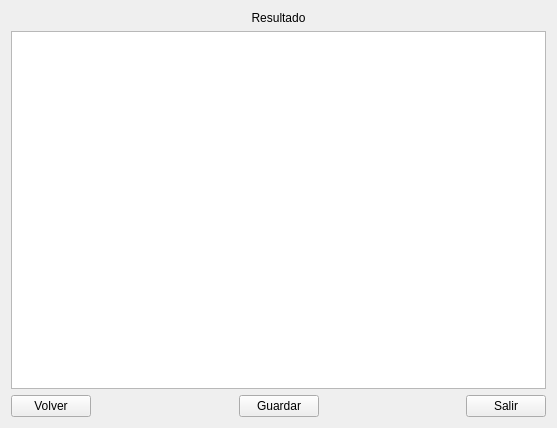
<?xml version="1.0" encoding="UTF-8"?>
<ui version="4.0">
 <class>ResultView</class>
 <widget class="QWidget" name="ResultView">
  <property name="geometry">
   <rect>
    <x>0</x>
    <y>0</y>
    <width>557</width>
    <height>428</height>
   </rect>
  </property>
  <property name="windowTitle">
   <string>Form</string>
  </property>
  <layout class="QVBoxLayout" name="verticalLayout">
   <item>
    <widget class="QLabel" name="label">
     <property name="text">
      <string>Resultado</string>
     </property>
     <property name="alignment">
      <set>Qt::AlignCenter</set>
     </property>
    </widget>
   </item>
   <item>
    <widget class="QTableView" name="resMatrix"/>
   </item>
   <item>
    <layout class="QGridLayout" name="gridLayout">
     <item row="0" column="0">
      <widget class="QPushButton" name="backButton">
       <property name="text">
        <string>Volver</string>
       </property>
      </widget>
     </item>
     <item row="0" column="1">
      <spacer name="horizontalSpacer">
       <property name="orientation">
        <enum>Qt::Horizontal</enum>
       </property>
       <property name="sizeHint" stdset="0">
        <size>
         <width>40</width>
         <height>20</height>
        </size>
       </property>
      </spacer>
     </item>
     <item row="0" column="2">
      <widget class="QPushButton" name="saveButton">
       <property name="text">
        <string>Guardar</string>
       </property>
      </widget>
     </item>
     <item row="0" column="4">
      <widget class="QPushButton" name="exitButton">
       <property name="text">
        <string>Salir</string>
       </property>
      </widget>
     </item>
     <item row="0" column="3">
      <spacer name="horizontalSpacer_2">
       <property name="orientation">
        <enum>Qt::Horizontal</enum>
       </property>
       <property name="sizeHint" stdset="0">
        <size>
         <width>40</width>
         <height>20</height>
        </size>
       </property>
      </spacer>
     </item>
    </layout>
   </item>
  </layout>
 </widget>
 <resources/>
 <connections/>
</ui>
